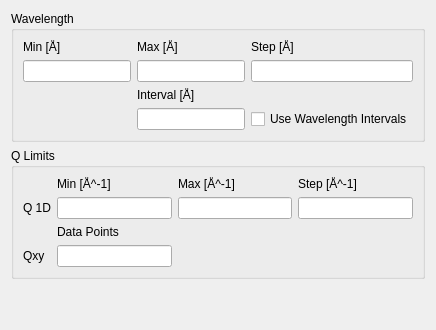
            <widget class="QWidget" name="reduction_tab">
             <attribute name="title">
              <string>Reduction parameters</string>
             </attribute>
             <layout class="QVBoxLayout" name="verticalLayout">
              <item>
               <widget class="QGroupBox" name="wavelength_group_box">
                <property name="sizePolicy">
                 <sizepolicy hsizetype="Preferred" vsizetype="Maximum">
                  <horstretch>0</horstretch>
                  <verstretch>0</verstretch>
                 </sizepolicy>
                </property>
                <property name="toolTip">
                 <string>&lt;html&gt;&lt;head/&gt;&lt;body&gt;&lt;p&gt;Settings for the momentum transfer limits.&lt;/p&gt;&lt;/body&gt;&lt;/html&gt;</string>
                </property>
                <property name="title">
                 <string>Wavelength</string>
                </property>
                <layout class="QGridLayout" name="gridLayout_21">
                 <item row="0" column="0">
                  <widget class="QLabel" name="q_min_label_2">
                   <property name="text">
                    <string>Min [Å]</string>
                   </property>
                  </widget>
                 </item>
                 <item row="0" column="2">
                  <widget class="QLabel" name="q_step_label_2">
                   <property name="text">
                    <string>Step [Å]</string>
                   </property>
                  </widget>
                 </item>
                 <item row="1" column="0">
                  <widget class="QLineEdit" name="wavelength_min_edit">
                   <property name="toolTip">
                    <string>&lt;html&gt;&lt;head/&gt;&lt;body&gt;&lt;p&gt;Minimum wavelength for 1D reduction.&lt;/p&gt;&lt;/body&gt;&lt;/html&gt;</string>
                   </property>
                  </widget>
                 </item>
                 <item row="0" column="1">
                  <widget class="QLabel" name="q_max_label_2">
                   <property name="text">
                    <string>Max [Å]</string>
                   </property>
                  </widget>
                 </item>
                 <item row="1" column="2">
                  <widget class="QLineEdit" name="wavelength_step_edit">
                   <property name="toolTip">
                    <string>&lt;html&gt;&lt;head/&gt;&lt;body&gt;&lt;p&gt;Wavelength bin size for 1D reduction.&lt;/p&gt;&lt;/body&gt;&lt;/html&gt;</string>
                   </property>
                  </widget>
                 </item>
                 <item row="1" column="1">
                  <widget class="QLineEdit" name="wavelength_max_edit">
                   <property name="toolTip">
                    <string>&lt;html&gt;&lt;head/&gt;&lt;body&gt;&lt;p&gt;Maximum wavelength for 1D reduction.&lt;/p&gt;&lt;/body&gt;&lt;/html&gt;</string>
                   </property>
                  </widget>
                 </item>
                 <item row="2" column="1">
                  <widget class="QLabel" name="q_max_label_5">
                   <property name="text">
                    <string>Interval [Å]</string>
                   </property>
                  </widget>
                 </item>
                 <item row="3" column="1">
                  <widget class="QLineEdit" name="wavelength_interval_edit">
                   <property name="toolTip">
                    <string>&lt;html&gt;&lt;head/&gt;&lt;body&gt;&lt;p&gt;The slice interval when performing 1D wavelength interval reduction.&lt;/p&gt;&lt;/body&gt;&lt;/html&gt;</string>
                   </property>
                  </widget>
                 </item>
                 <item row="3" column="2">
                  <widget class="QCheckBox" name="slice_wavelength_checkbox">
                   <property name="toolTip">
                    <string>&lt;html&gt;&lt;head/&gt;&lt;body&gt;&lt;p&gt;Perform the 1D reduction using wavelength slices over the wavelength range.&lt;/p&gt;&lt;/body&gt;&lt;/html&gt;</string>
                   </property>
                   <property name="text">
                    <string>Use Wavelength Intervals</string>
                   </property>
                  </widget>
                 </item>
                </layout>
               </widget>
              </item>
              <item>
               <widget class="QGroupBox" name="q_limits_group_box_3">
                <property name="sizePolicy">
                 <sizepolicy hsizetype="Preferred" vsizetype="Maximum">
                  <horstretch>0</horstretch>
                  <verstretch>0</verstretch>
                 </sizepolicy>
                </property>
                <property name="toolTip">
                 <string>&lt;html&gt;&lt;head/&gt;&lt;body&gt;&lt;p&gt;Settings for the momentum transfer limits.&lt;/p&gt;&lt;/body&gt;&lt;/html&gt;</string>
                </property>
                <property name="title">
                 <string>Q Limits</string>
                </property>
                <layout class="QGridLayout" name="gridLayout_25">
                 <item row="0" column="1">
                  <widget class="QLabel" name="q_min_label_3">
                   <property name="text">
                    <string>Min [Å^-1]</string>
                   </property>
                  </widget>
                 </item>
                 <item row="0" column="2">
                  <widget class="QLabel" name="q_max_label_3">
                   <property name="text">
                    <string>Max [Å^-1]</string>
                   </property>
                  </widget>
                 </item>
                 <item row="0" column="3">
                  <widget class="QLabel" name="q_step_label_3">
                   <property name="text">
                    <string>Step [Å^-1]</string>
                   </property>
                  </widget>
                 </item>
                 <item row="1" column="0">
                  <widget class="QLabel" name="label_14">
                   <property name="text">
                    <string>Q 1D</string>
                   </property>
                  </widget>
                 </item>
                 <item row="1" column="2">
                  <widget class="QLineEdit" name="q1d_max_edit">
                   <property name="toolTip">
                    <string>&lt;html&gt;&lt;head/&gt;&lt;body&gt;&lt;p&gt;The upper bound of the momentum transfer for a 1D reduction.&lt;/p&gt;&lt;/body&gt;&lt;/html&gt;</string>
                   </property>
                  </widget>
                 </item>
                 <item row="1" column="3">
                  <widget class="QLineEdit" name="q1d_step_edit">
                   <property name="toolTip">
                    <string>&lt;html&gt;&lt;head/&gt;&lt;body&gt;&lt;p&gt;The step of the momentum transfer for a 1D reduction.&lt;/p&gt;&lt;/body&gt;&lt;/html&gt;</string>
                   </property>
                  </widget>
                 </item>
                 <item row="1" column="1">
                  <widget class="QLineEdit" name="q1d_min_edit">
                   <property name="toolTip">
                    <string>&lt;html&gt;&lt;head/&gt;&lt;body&gt;&lt;p&gt;The lower bound of the momentum transfer for a 1D reduction.&lt;/p&gt;&lt;/body&gt;&lt;/html&gt;</string>
                   </property>
                  </widget>
                 </item>
                 <item row="2" column="1">
                  <widget class="QLabel" name="label_4">
                   <property name="text">
                    <string>Data Points</string>
                   </property>
                  </widget>
                 </item>
                 <item row="3" column="1">
                  <widget class="QLineEdit" name="qxy_points_edit">
                   <property name="toolTip">
                    <string>&lt;html&gt;&lt;head/&gt;&lt;body&gt;&lt;p&gt;The row and column data points in a 2D reduction over the momentum transfer range.&lt;/p&gt;&lt;/body&gt;&lt;/html&gt;</string>
                   </property>
                  </widget>
                 </item>
                 <item row="3" column="0">
                  <widget class="QLabel" name="label_3">
                   <property name="text">
                    <string>Qxy</string>
                   </property>
                  </widget>
                 </item>
                </layout>
               </widget>
              </item>
              <item>
               <spacer name="verticalSpacer">
                <property name="orientation">
                 <enum>Qt::Vertical</enum>
                </property>
                <property name="sizeHint" stdset="0">
                 <size>
                  <width>20</width>
                  <height>40</height>
                 </size>
                </property>
               </spacer>
              </item>
             </layout>
            </widget>
